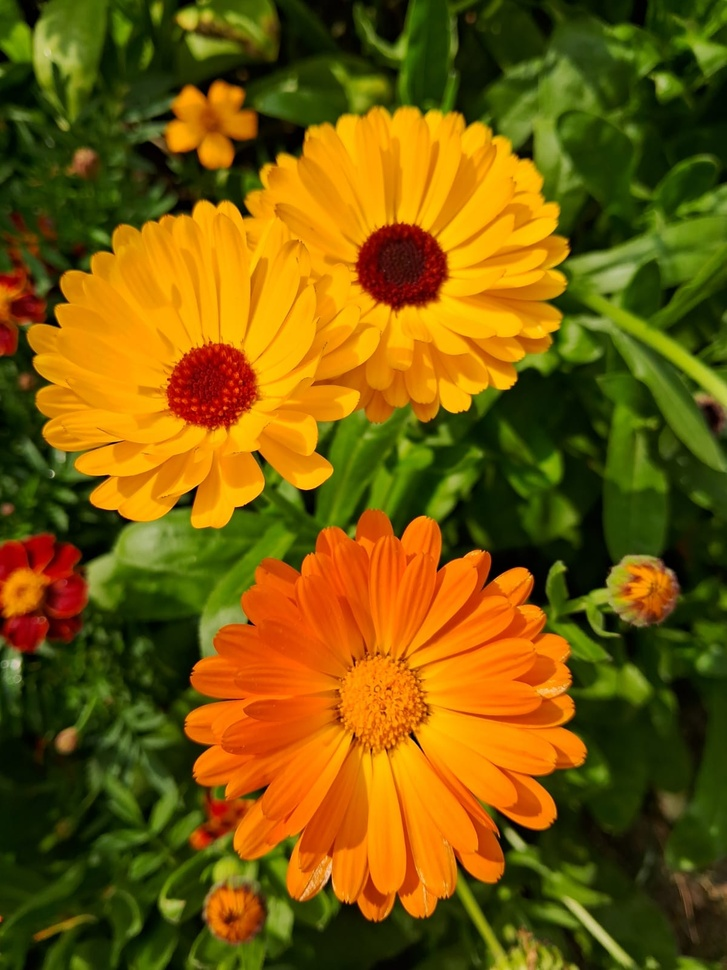
#> input picture images/FLOWER.jpeg, 727 x 970 px, shrunk from 1200 x 1600 before the run, found by its file name
$ python 5_applying_function.py
#> lines starting #> are read from the running program, lines starting #| are printed output that depends on the picture
import cv2
import numpy as np
import matplotlib.pyplot as plt

# Load grayscale image
img = cv2.imread('/Users/akhi/Desktop/DIP/images/FLOWER.jpeg', cv2.IMREAD_GRAYSCALE)
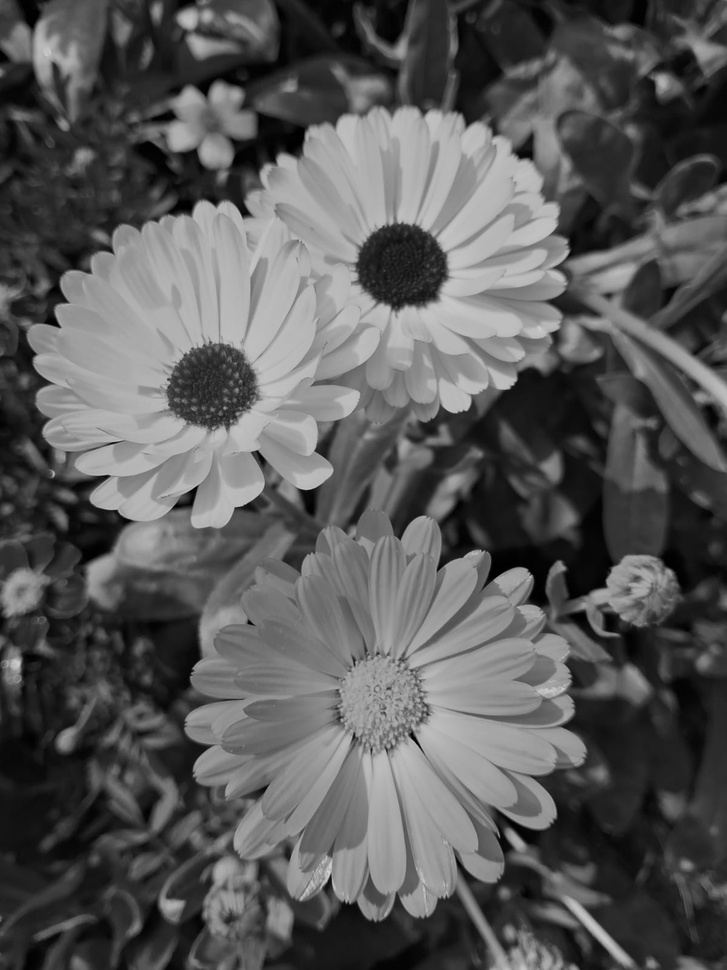
#> img: shape (970, 727); min 0, max 217, mean 88.9

# Normalize image to [0,1] for computation
img_norm = img / 255.0

# ---------------- Power-law (Gamma) transformation ----------------
gamma = 2.0   # you can try values like 0.5, 1.5, 2.0
c_gamma = 1.0
gamma_transformed = c_gamma * np.power(img_norm, gamma)
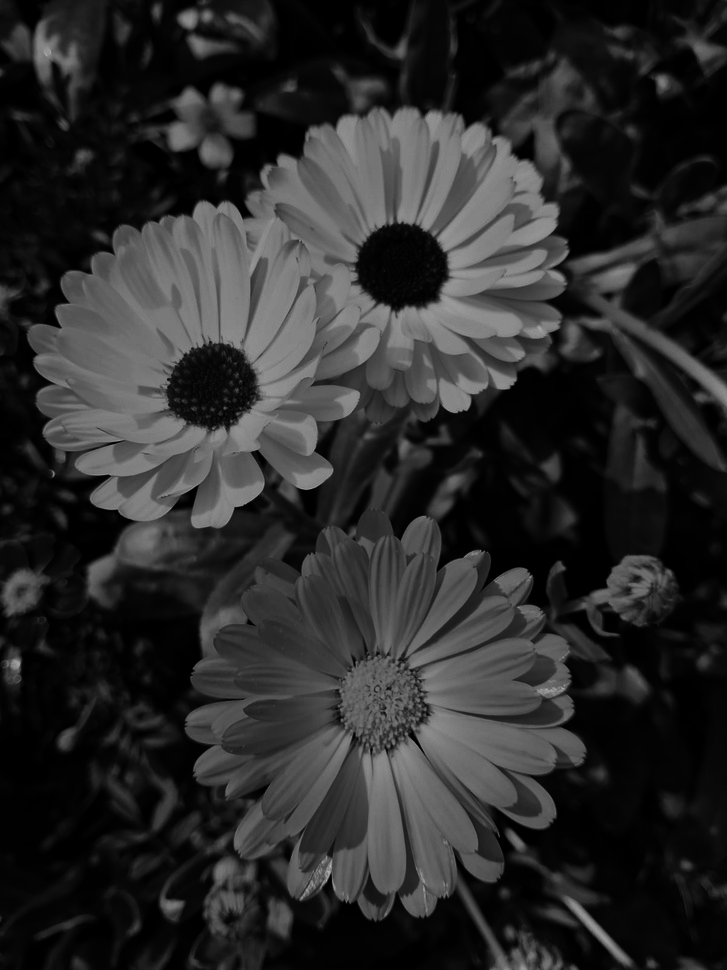
#> gamma_transformed: shape (970, 727) float64; min 0, max 0.724, mean 0.17
gamma_result = np.uint8(255 * gamma_transformed)

# ---------------- Logarithmic transformation ----------------
c_log = 255 / np.log2(1 + np.max(img))   # scaling constant
#> c_log = 32.83
log_transformed = c_log * np.log2(1 + img.astype(np.float32))
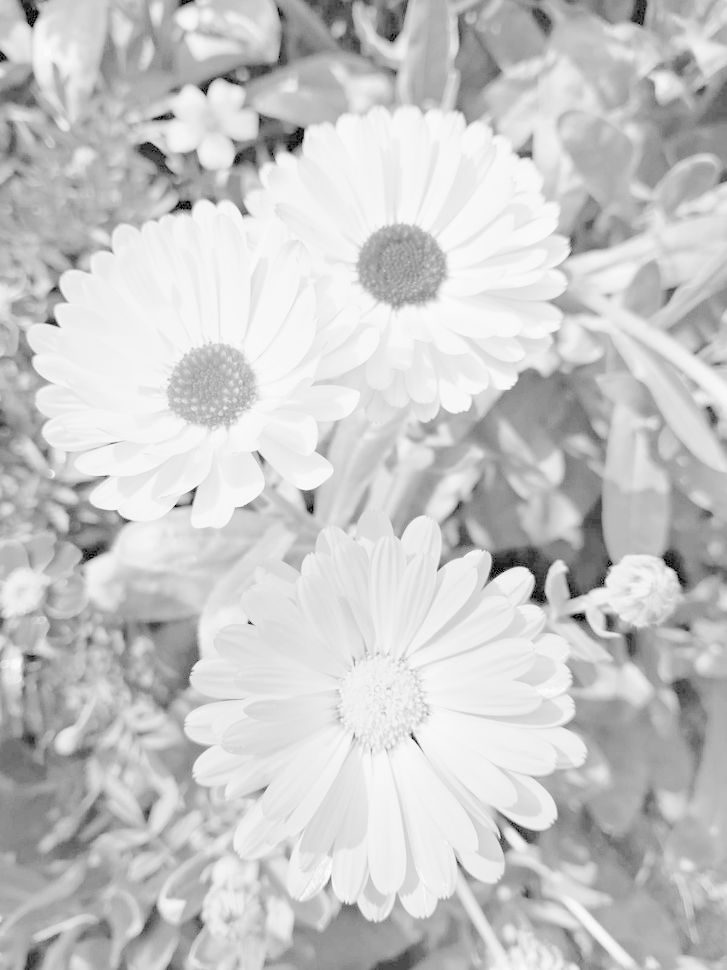
#> log_transformed: shape (970, 727) float32; min 0, max 255, mean 200.2
log_result = np.uint8(log_transformed)

# ---------------- Display Images ----------------
plt.figure(figsize=(14, 8))

plt.subplot(2, 3, 1)
plt.title("Original Image")
plt.imshow(img, cmap='gray')
plt.axis("off")

plt.subplot(2, 3, 2)
plt.title(f"Gamma Transform (γ={gamma})")
plt.imshow(gamma_result, cmap='gray')
plt.axis("off")

plt.subplot(2, 3, 3)
plt.title("Log Transform")
plt.imshow(log_result, cmap='gray')
plt.axis("off")

# ---------------- Display Histograms ----------------
plt.subplot(2, 3, 4)
plt.title("Histogram: Original")
plt.hist(img.ravel(), bins=256, range=(0, 256), color='black')

plt.subplot(2, 3, 5)
plt.title("Histogram: Gamma")
plt.hist(gamma_result.ravel(), bins=256, range=(0, 256), color='black')

plt.subplot(2, 3, 6)
plt.title("Histogram: Log")
plt.hist(log_result.ravel(), bins=256, range=(0, 256), color='black')

plt.tight_layout()
plt.show()
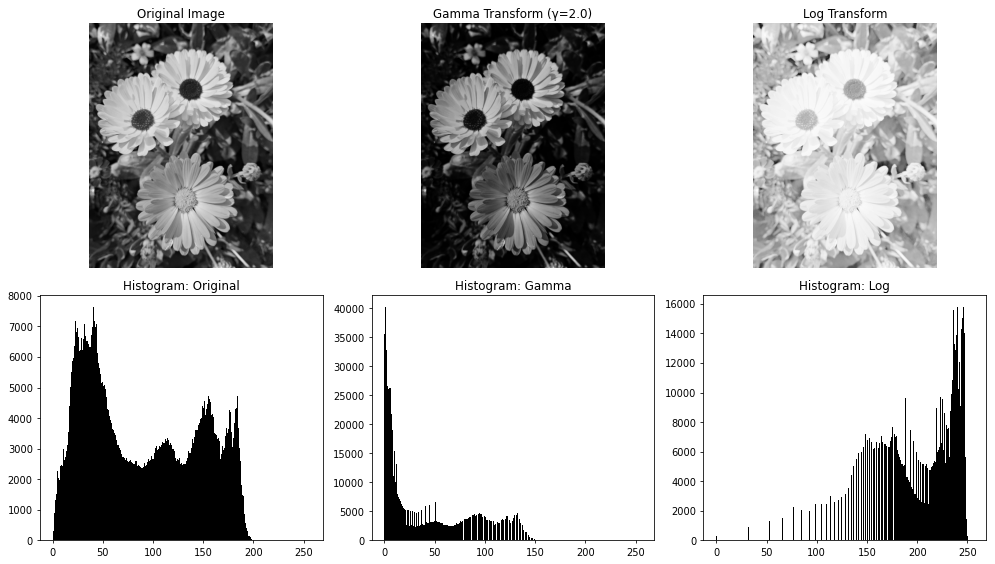
#> figure drawn by matplotlib, 6 panels; panel 4: tallest bar 7643 high, from x = 40 to 41; panel 5: tallest bar 40264 high, from x = 1 to 2; panel 6: tallest bar 15799 high, from x = 246 to 247

$ run again, with images/images.jpeg copied over images/FLOWER.jpeg
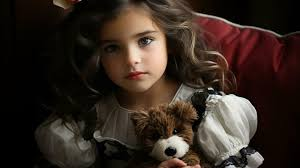
#> input picture images/images.jpeg, 300 x 168 px, found by its file name
#> `gamma_transformed = c_gamma * np.power(img_norm, gamma)`:
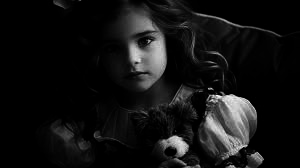
#> gamma_transformed: shape (168, 300) float64; min 0, max 1, mean 0.0746
#> c_log = 31.88
#> `log_transformed = c_log * np.log2(1 + img.astype(np.float32))`:
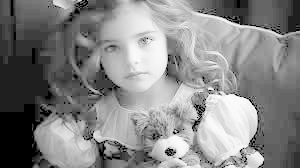
#> log_transformed: shape (168, 300) float32; min 0, max 255, mean 133.9

$ run again, with images/lily.jpeg copied over images/FLOWER.jpeg
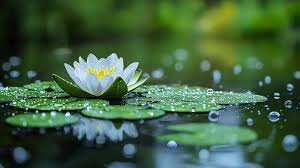
#> input picture images/lily.jpeg, 300 x 168 px, found by its file name
#> `gamma_transformed = c_gamma * np.power(img_norm, gamma)`:
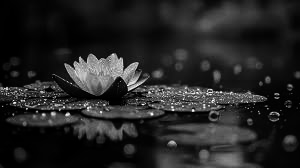
#> gamma_transformed: shape (168, 300) float64; min 0, max 1, mean 0.143
#> c_log = 31.88
#> `log_transformed = c_log * np.log2(1 + img.astype(np.float32))`:
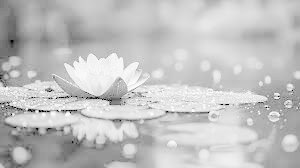
#> log_transformed: shape (168, 300) float32; min 0, max 255, mean 194

$ run again, with images/scn.jpeg copied over images/FLOWER.jpeg
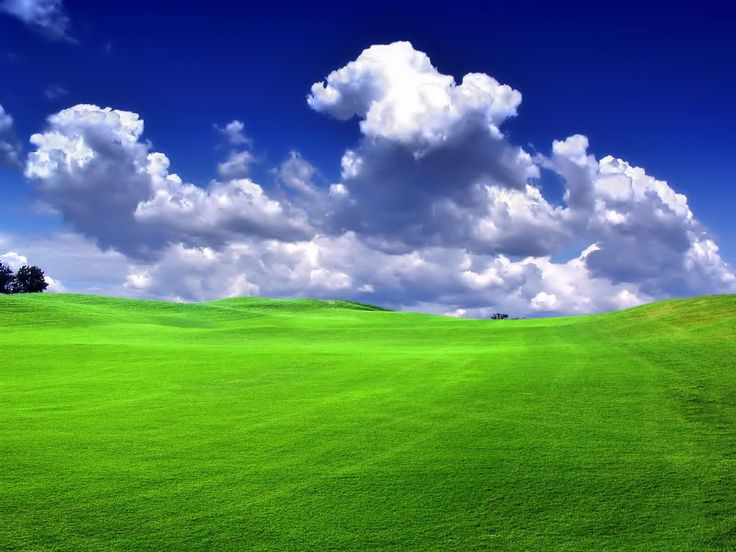
#> input picture images/scn.jpeg, 736 x 552 px, found by its file name
#> `gamma_transformed = c_gamma * np.power(img_norm, gamma)`:
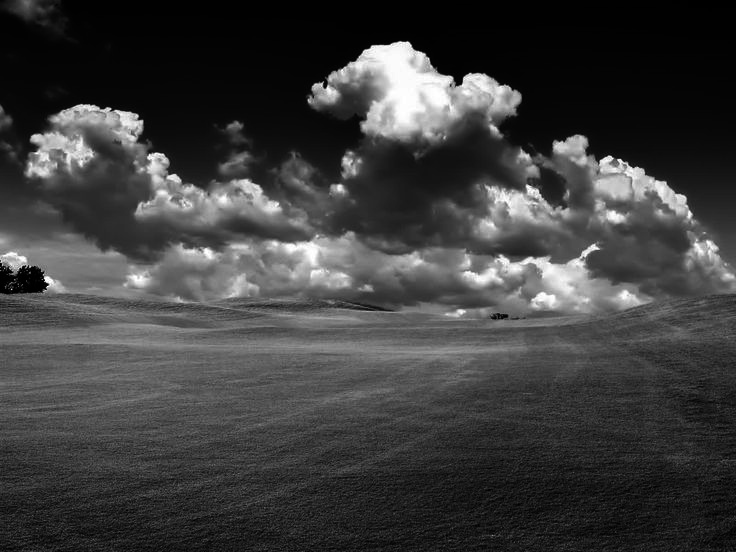
#> gamma_transformed: shape (552, 736) float64; min 0, max 1, mean 0.243
#> c_log = 31.88
#> `log_transformed = c_log * np.log2(1 + img.astype(np.float32))`:
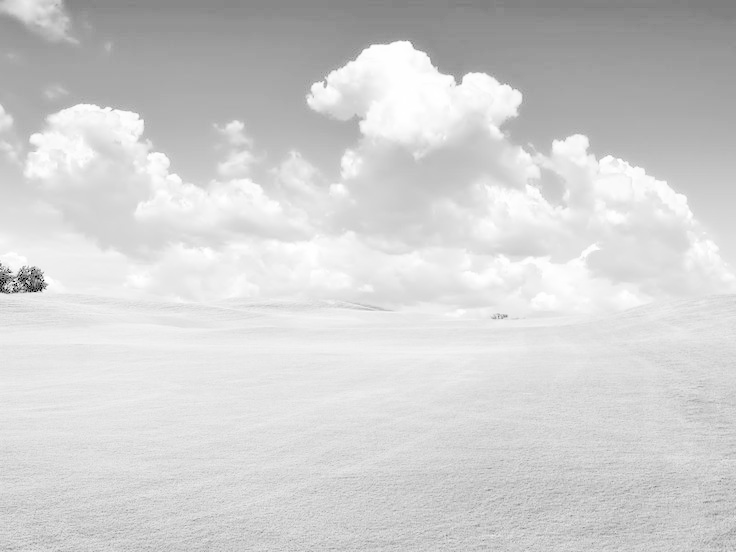
#> log_transformed: shape (552, 736) float32; min 0, max 255, mean 209.3
